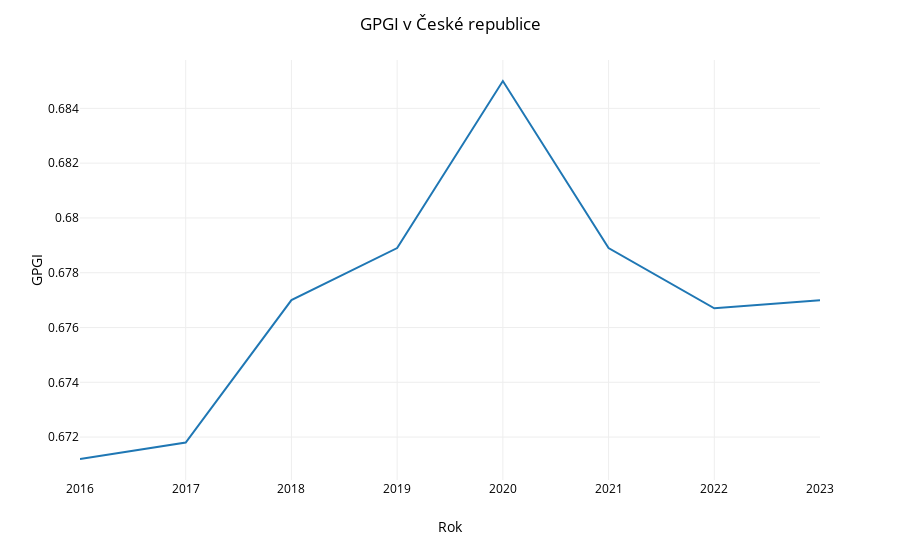

The cell this chart's notebook holds for it:
### Code cell
import pandas as pd
import plotly.express as px

df = pd.read_csv("data/gpgi_long.csv")


fig = px.line(df.loc[df["country"] == "Czech Republic"], x="year", y="gpgi", template="none", labels={"year": "Rok", "gpgi":"GPGI"})

fig.update_layout(
    title={
        'text': "GPGI v České republice",
    },
    font=dict(
        # family="Poppins, sans-serif",
        color="Black"
    ),
    hoverlabel=dict(
        bgcolor="white",
        font_size=16,
        font_family="Rockwell"
    )
)


fig.show()

### Figure 1 — Plotly figure (JSON) as saved in the notebook; plotly's stock layout.template omitted (floating-point values rounded to 4 significant figures)
{"data": [{"hovertemplate": "Rok=%{x}<br>GPGI=%{y}<extra></extra>", "legendgroup": "", "line": {"color": "#1F77B4", "dash": "solid"}, "marker": {"symbol": "circle"}, "mode": "lines", "name": "", "orientation": "v", "showlegend": false, "type": "scatter", "x": [2016, 2017, 2018, 2019, 2020, 2021, 2022, 2023], "xaxis": "x", "y": [0.6712, 0.6718, 0.677, 0.6789, 0.685, 0.6789, 0.6767, 0.677], "yaxis": "y"}], "layout": {"font": {"color": "Black"}, "hoverlabel": {"bgcolor": "white", "font": {"family": "Rockwell", "size": 16}}, "legend": {"tracegroupgap": 0}, "margin": {"t": 60}, "title": {"text": "GPGI v České republice"}, "xaxis": {"anchor": "y", "domain": [0, 1], "title": {"text": "Rok"}}, "yaxis": {"anchor": "x", "domain": [0, 1], "title": {"text": "GPGI"}}}}
